Frame 1 (no input): blank canvas, image omitted
Frame 60 (no input): blank canvas, image omitted
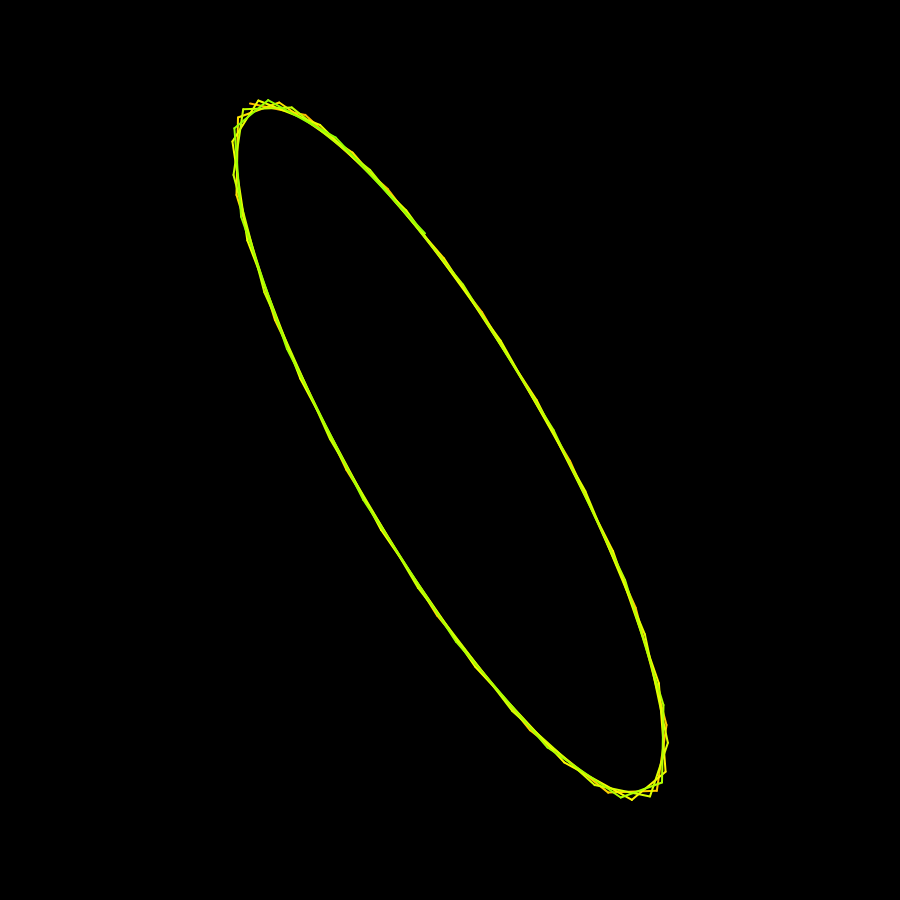
Frame 120 (the mouse pressed at the canvas centre since frame 60)

The p5.js sketch whose frames 1 and 60 were blank and that drew this single picture after the mouse press (run headless with seeded random() and noise() and a simulated clock; from frame 60 on, the mouse is pressed at the canvas centre):

// p5.js sketch
// ── sketch.js
let vector;

let xMultiplier = 400;
let yMultiplier = 100;

let angle = 0;
let speed = 0;

let rotateAngle = 0
let rotateSpeed = 0;

let colorVar = 0;
let colorChangeSpeed = 0.71;

function setup(){
    createCanvas(900, 900);
    angleMode(DEGREES);
    colorMode(HSL);
    stroke(255);
    strokeWeight(2);
    background(0);

    vector = createVector(cos(angle) * xMultiplier,
    sin(angle) * yMultiplier);    
}

function mousePressed(){
    background(0);
}

function draw(){
    speed       = map(mouseX, 0, width/2, 0, 25);
    rotateSpeed = map(mouseY, width/2, 0, 0, 10);
    
    //background(0);
    translate(width/2, height/2);

    angle = (angle + speed) % 360;
    rotateAngle += rotateSpeed;
    colorVar = (colorVar + colorChangeSpeed) % 360;
    drawLine();
}

function drawLine(){
    stroke(colorVar, 100, 50, 1);
    push();
        rotate(rotateAngle);
        
        let xFrom = vector.x;
        let yFrom = vector.y;

        vector = createVector(cos(angle) * xMultiplier,
                              sin(angle) * yMultiplier);
        
        
        let xTo = vector.x;
        let yTo = vector.y;
        line(xFrom, yFrom, xTo, yTo);
    pop();
}
